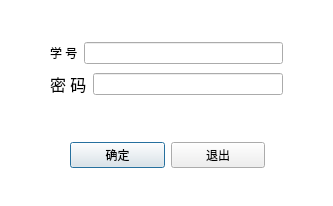
<?xml version="1.0" encoding="UTF-8"?>
<ui version="4.0">
 <class>Administrator</class>
 <widget class="QDialog" name="Administrator">
  <property name="geometry">
   <rect>
    <x>0</x>
    <y>0</y>
    <width>333</width>
    <height>206</height>
   </rect>
  </property>
  <property name="windowTitle">
   <string>Dialog</string>
  </property>
  <property name="styleSheet">
   <string notr="true">#Administrator{
background-color: rgb(255, 255, 255);
}

</string>
  </property>
  <widget class="QWidget" name="layoutWidget">
   <property name="geometry">
    <rect>
     <x>70</x>
     <y>140</y>
     <width>195</width>
     <height>30</height>
    </rect>
   </property>
   <layout class="QHBoxLayout" name="horizontalLayout_3">
    <item>
     <widget class="QPushButton" name="btnConfirm">
      <property name="text">
       <string>确定</string>
      </property>
     </widget>
    </item>
    <item>
     <widget class="QPushButton" name="btnExit">
      <property name="text">
       <string>退出</string>
      </property>
     </widget>
    </item>
   </layout>
  </widget>
  <widget class="QWidget" name="layoutWidget">
   <property name="geometry">
    <rect>
     <x>50</x>
     <y>40</y>
     <width>233</width>
     <height>59</height>
    </rect>
   </property>
   <layout class="QVBoxLayout" name="verticalLayout">
    <item>
     <layout class="QHBoxLayout" name="horizontalLayout">
      <item>
       <widget class="QLabel" name="label">
        <property name="text">
         <string>&lt;html&gt;&lt;head/&gt;&lt;body&gt;&lt;p&gt;学 号&lt;/p&gt;&lt;/body&gt;&lt;/html&gt;</string>
        </property>
       </widget>
      </item>
      <item>
       <widget class="QLineEdit" name="ID"/>
      </item>
     </layout>
    </item>
    <item>
     <layout class="QHBoxLayout" name="horizontalLayout_2">
      <item>
       <widget class="QLabel" name="label_2">
        <property name="text">
         <string>&lt;html&gt;&lt;head/&gt;&lt;body&gt;&lt;p&gt;&lt;span style=&quot; font-size:12pt;&quot;&gt;密 码&lt;/span&gt;&lt;/p&gt;&lt;/body&gt;&lt;/html&gt;</string>
        </property>
       </widget>
      </item>
      <item>
       <widget class="QLineEdit" name="Pwd">
        <property name="echoMode">
         <enum>QLineEdit::Password</enum>
        </property>
       </widget>
      </item>
     </layout>
    </item>
   </layout>
  </widget>
 </widget>
 <resources/>
 <connections/>
</ui>
